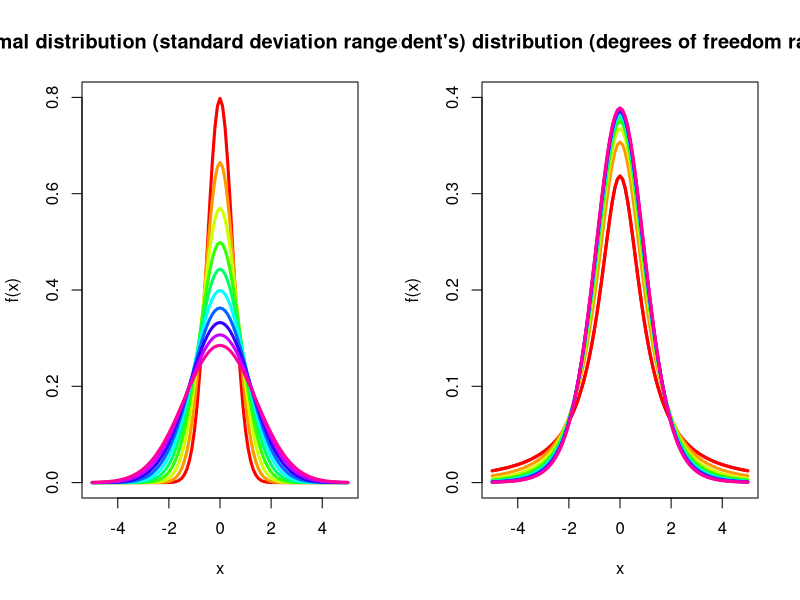
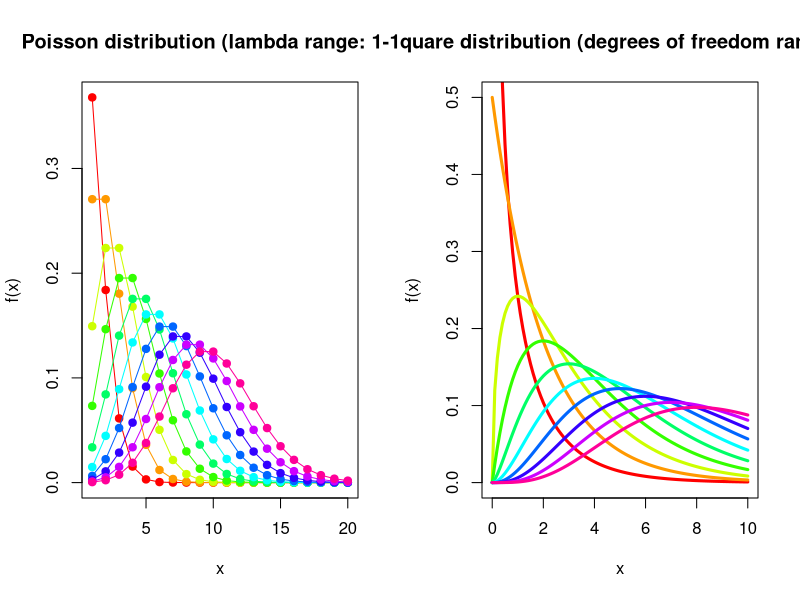

Write the R code that produced these figures, in order.
## ---- chunk 1
colors <- rainbow(10)
par(mfrow = c(1, 2))
curve(dnorm(x, mean=0, sd=0.5), xlim=c(-5, 5), ylim=c(0, .8), lwd=3, xlab="x", main = "Normal distribution (standard deviation range: 0.5-1.5)", ylab="f(x)", col=colors[1])
counter <- 2
for (i in seq(0.6, 1.5, 0.1)) {
    curve(dnorm(x, mean=0, sd = i), xlim=c(-5, 5), ylim=c(0, .8), lwd=3, add=TRUE, col=colors[counter])
    counter <- counter + 1
}

curve(dt(x, 1), xlim=c(-5,5), ylim=c(0,.4), lwd=3, xlab="x", main = " T (Student's) distribution (degrees of freedom range: 1-10)", ylab="f(x)", col=colors[1])
for (i in 1:10) {
    curve(dt(x, i), xlim=c(-5,5), ylim=c(0,.4), lwd=3, col=colors[i], add=T)
}
## ---- chunk 2
xseq <- seq(1, 20, 1)
plot(xseq, dpois(xseq, lambda = 1), pch=19, xlab="x", ylab="f(x)", col=colors[1], main="Poisson distribution (lambda range: 1-10)")
lines(xseq, dpois(xseq, lambda = 1), type = "l", col=colors[1])
for (i in 2:10) {
    points(xseq, dpois(xseq, lambda = i), pch=19, col=colors[i])
    lines(xseq, dpois(xseq, lambda = i), type = "l", col=colors[i])
}
## ---- chunk 3
curve(dchisq(x, 1), xlim=c(0,10), ylim=c(0,.5), lwd=3, xlab="x", ylab="f(x)", col=colors[1], main="Chi-square distribution (degrees of freedom range: 1-10)")
for (i in 2:10) {
    curve(dchisq(x, i), xlim=c(0,10), ylim=c(0,.5), lwd=3, add=TRUE, col=colors[i])
}
